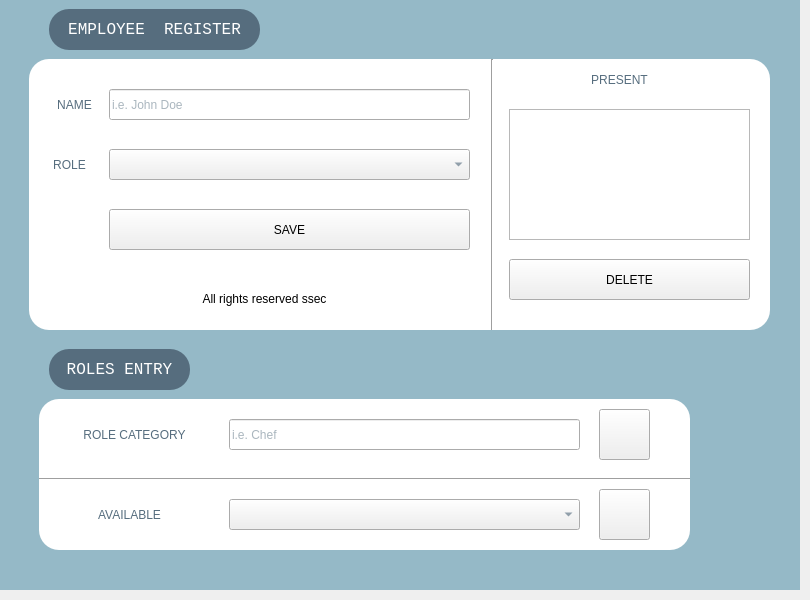
    <widget class="QWidget" name="tab_2">
     <attribute name="title">
      <string>Register</string>
     </attribute>
     <widget class="QWidget" name="register_widget" native="true">
      <property name="geometry">
       <rect>
        <x>-1</x>
        <y>-1</y>
        <width>801</width>
        <height>591</height>
       </rect>
      </property>
      <property name="styleSheet">
       <string notr="true">QWidget#register_widget{
	background-color: rgb(149, 185, 199);
}</string>
      </property>
      <widget class="QWidget" name="register_panel" native="true">
       <property name="geometry">
        <rect>
         <x>30</x>
         <y>60</y>
         <width>741</width>
         <height>271</height>
        </rect>
       </property>
       <property name="styleSheet">
        <string notr="true">QWidget#register_panel{
background-color: rgb(255, 255, 255);
border-radius:20px;
}</string>
       </property>
       <widget class="QLineEdit" name="employee_name_input">
        <property name="geometry">
         <rect>
          <x>80</x>
          <y>30</y>
          <width>361</width>
          <height>31</height>
         </rect>
        </property>
        <property name="toolTip">
         <string>&lt;html&gt;&lt;head/&gt;&lt;body&gt;&lt;p align=&quot;center&quot;&gt;Names of the employee&lt;/p&gt;&lt;p align=&quot;center&quot;&gt;&lt;span style=&quot; font-weight:600;&quot;&gt;Note:&lt;/span&gt; An employee cant be registered twice&lt;/p&gt;&lt;/body&gt;&lt;/html&gt;</string>
        </property>
        <property name="styleSheet">
         <string notr="true">font: 75 15pt &quot;Courier&quot;;
color:rgb(86, 109, 126);</string>
        </property>
        <property name="placeholderText">
         <string>i.e. John Doe</string>
        </property>
       </widget>
       <widget class="QLabel" name="label_3">
        <property name="geometry">
         <rect>
          <x>10</x>
          <y>30</y>
          <width>71</width>
          <height>31</height>
         </rect>
        </property>
        <property name="styleSheet">
         <string notr="true">font: 75 15pt &quot;Courier&quot;;
color: rgb(86, 109, 126);</string>
        </property>
        <property name="text">
         <string>NAME</string>
        </property>
        <property name="alignment">
         <set>Qt::AlignCenter</set>
        </property>
       </widget>
       <widget class="QLabel" name="label_4">
        <property name="geometry">
         <rect>
          <x>10</x>
          <y>90</y>
          <width>61</width>
          <height>31</height>
         </rect>
        </property>
        <property name="styleSheet">
         <string notr="true">font: 75 15pt &quot;Courier&quot;;
color: rgb(86, 109, 126);</string>
        </property>
        <property name="text">
         <string>ROLE</string>
        </property>
        <property name="alignment">
         <set>Qt::AlignCenter</set>
        </property>
       </widget>
       <widget class="QPushButton" name="save_employee_button">
        <property name="geometry">
         <rect>
          <x>80</x>
          <y>150</y>
          <width>361</width>
          <height>41</height>
         </rect>
        </property>
        <property name="cursor">
         <cursorShape>PointingHandCursor</cursorShape>
        </property>
        <property name="toolTip">
         <string>&lt;html&gt;&lt;head/&gt;&lt;body&gt;&lt;p align=&quot;center&quot;&gt;Save the employee details&lt;/p&gt;&lt;/body&gt;&lt;/html&gt;</string>
        </property>
        <property name="styleSheet">
         <string notr="true">font:12pt &quot;Courier&quot;;
QPushButton{
background-color: #566D7E;
border-radius:4px;
color: rgb(255, 255, 255);
font:12pt &quot;Courier&quot;;
border:none;
}

QPushButton:hover{
background-color: #123456;
	font:75 15pt &quot;Courier&quot;;

}</string>
        </property>
        <property name="text">
         <string>SAVE</string>
        </property>
        <property name="icon">
         <iconset>
          <normaloff>../assets/users_32.png</normaloff>../assets/users_32.png</iconset>
        </property>
        <property name="iconSize">
         <size>
          <width>32</width>
          <height>32</height>
         </size>
        </property>
       </widget>
       <widget class="QComboBox" name="employee_role_input">
        <property name="geometry">
         <rect>
          <x>80</x>
          <y>90</y>
          <width>361</width>
          <height>31</height>
         </rect>
        </property>
        <property name="toolTip">
         <string>&lt;html&gt;&lt;head/&gt;&lt;body&gt;&lt;p align=&quot;center&quot;&gt;&lt;span style=&quot; font-size:12pt;&quot;&gt;Select a role that employee holds&lt;/span&gt;&lt;/p&gt;&lt;/body&gt;&lt;/html&gt;</string>
        </property>
        <property name="styleSheet">
         <string notr="true">font: 75 15pt &quot;Courier&quot;;
color:rgb(86, 109, 126);</string>
        </property>
       </widget>
       <widget class="QLabel" name="label_6">
        <property name="geometry">
         <rect>
          <x>510</x>
          <y>10</y>
          <width>161</width>
          <height>21</height>
         </rect>
        </property>
        <property name="styleSheet">
         <string notr="true">font: 75 15pt &quot;Courier&quot;;
color: rgb(86, 109, 126);</string>
        </property>
        <property name="text">
         <string>PRESENT</string>
        </property>
        <property name="alignment">
         <set>Qt::AlignCenter</set>
        </property>
       </widget>
       <widget class="QPushButton" name="delete_employee_trigger">
        <property name="geometry">
         <rect>
          <x>480</x>
          <y>200</y>
          <width>241</width>
          <height>41</height>
         </rect>
        </property>
        <property name="cursor">
         <cursorShape>PointingHandCursor</cursorShape>
        </property>
        <property name="toolTip">
         <string>&lt;html&gt;&lt;head/&gt;&lt;body&gt;&lt;p align=&quot;center&quot;&gt;Delete selected employee&lt;/p&gt;&lt;/body&gt;&lt;/html&gt;</string>
        </property>
        <property name="styleSheet">
         <string notr="true">font:12pt &quot;Courier&quot;;
QPushButton{
background-color: #566D7E;
border-radius:4px;
color: rgb(255, 255, 255);
font:12pt &quot;Courier&quot;;
border:none;
}

QPushButton:hover{
background-color: #123456;
	font:75 15pt &quot;Courier&quot;;

}</string>
        </property>
        <property name="text">
         <string>DELETE</string>
        </property>
        <property name="icon">
         <iconset>
          <normaloff>../assets/wipe_32.png</normaloff>../assets/wipe_32.png</iconset>
        </property>
        <property name="iconSize">
         <size>
          <width>32</width>
          <height>32</height>
         </size>
        </property>
       </widget>
       <widget class="Line" name="line_2">
        <property name="geometry">
         <rect>
          <x>453</x>
          <y>0</y>
          <width>20</width>
          <height>271</height>
         </rect>
        </property>
        <property name="orientation">
         <enum>Qt::Vertical</enum>
        </property>
       </widget>
       <widget class="QListWidget" name="employees_list_register">
        <property name="geometry">
         <rect>
          <x>480</x>
          <y>50</y>
          <width>241</width>
          <height>131</height>
         </rect>
        </property>
        <property name="toolTip">
         <string>&lt;html&gt;&lt;head/&gt;&lt;body&gt;&lt;p align=&quot;center&quot;&gt;Select an employee to delete&lt;/p&gt;&lt;/body&gt;&lt;/html&gt;</string>
        </property>
        <property name="styleSheet">
         <string notr="true">font: 12pt &quot;Courier&quot;;
color: rgb(86, 109, 126);</string>
        </property>
       </widget>
       <widget class="QLabel" name="register_error_label">
        <property name="geometry">
         <rect>
          <x>30</x>
          <y>230</y>
          <width>411</width>
          <height>20</height>
         </rect>
        </property>
        <property name="styleSheet">
         <string notr="true">font: 12pt &quot;Courier&quot;;</string>
        </property>
        <property name="text">
         <string>All rights reserved ssec</string>
        </property>
        <property name="alignment">
         <set>Qt::AlignCenter</set>
        </property>
       </widget>
      </widget>
      <widget class="QLabel" name="label_2">
       <property name="geometry">
        <rect>
         <x>50</x>
         <y>10</y>
         <width>211</width>
         <height>41</height>
        </rect>
       </property>
       <property name="font">
        <font>
         <family>Courier New</family>
         <pointsize>12</pointsize>
        </font>
       </property>
       <property name="styleSheet">
        <string notr="true">background-color: rgb(86, 109, 126);
color: rgb(255, 255, 255);
border-radius:20px;</string>
       </property>
       <property name="text">
        <string>EMPLOYEE  REGISTER</string>
       </property>
       <property name="alignment">
        <set>Qt::AlignCenter</set>
       </property>
      </widget>
      <widget class="QLabel" name="label_5">
       <property name="geometry">
        <rect>
         <x>50</x>
         <y>350</y>
         <width>141</width>
         <height>41</height>
        </rect>
       </property>
       <property name="font">
        <font>
         <family>Courier New</family>
         <pointsize>12</pointsize>
        </font>
       </property>
       <property name="styleSheet">
        <string notr="true">background-color: rgb(86, 109, 126);
color: rgb(255, 255, 255);
border-radius:20px;</string>
       </property>
       <property name="text">
        <string>ROLES ENTRY</string>
       </property>
       <property name="alignment">
        <set>Qt::AlignCenter</set>
       </property>
      </widget>
      <widget class="QWidget" name="roles_panel" native="true">
       <property name="geometry">
        <rect>
         <x>40</x>
         <y>400</y>
         <width>651</width>
         <height>151</height>
        </rect>
       </property>
       <property name="styleSheet">
        <string notr="true">QWidget#roles_panel{
background-color: rgb(255, 255, 255);
border-radius:20px;
}</string>
       </property>
       <widget class="QLineEdit" name="role_register_input">
        <property name="geometry">
         <rect>
          <x>190</x>
          <y>20</y>
          <width>351</width>
          <height>31</height>
         </rect>
        </property>
        <property name="toolTip">
         <string>&lt;html&gt;&lt;head/&gt;&lt;body&gt;&lt;p align=&quot;center&quot;&gt;Create a new category&lt;/p&gt;&lt;p align=&quot;center&quot;&gt;&lt;span style=&quot; font-weight:600;&quot;&gt;Note:&lt;/span&gt; A category cant be registered twice&lt;/p&gt;&lt;/body&gt;&lt;/html&gt;</string>
        </property>
        <property name="styleSheet">
         <string notr="true">font: 75 15pt &quot;Courier&quot;;
color:rgb(86, 109, 126);</string>
        </property>
        <property name="placeholderText">
         <string>i.e. Chef</string>
        </property>
       </widget>
       <widget class="QLabel" name="label_7">
        <property name="geometry">
         <rect>
          <x>10</x>
          <y>20</y>
          <width>171</width>
          <height>31</height>
         </rect>
        </property>
        <property name="styleSheet">
         <string notr="true">font: 75 15pt &quot;Courier&quot;;
color: rgb(86, 109, 126);</string>
        </property>
        <property name="text">
         <string>ROLE CATEGORY</string>
        </property>
        <property name="alignment">
         <set>Qt::AlignCenter</set>
        </property>
       </widget>
       <widget class="QPushButton" name="save_new_role">
        <property name="geometry">
         <rect>
          <x>560</x>
          <y>10</y>
          <width>51</width>
          <height>51</height>
         </rect>
        </property>
        <property name="cursor">
         <cursorShape>PointingHandCursor</cursorShape>
        </property>
        <property name="toolTip">
         <string>&lt;html&gt;&lt;head/&gt;&lt;body&gt;&lt;p align=&quot;center&quot;&gt;Save New Category&lt;/p&gt;&lt;/body&gt;&lt;/html&gt;</string>
        </property>
        <property name="styleSheet">
         <string notr="true">font:12pt &quot;Courier&quot;;
QPushButton{
background-color: #566D7E;
border-radius:25px;
color: rgb(255, 255, 255);
font:12pt &quot;Courier&quot;;
border:none;
}

QPushButton:hover{
background-color: #123456;
	font:75 15pt &quot;Courier&quot;;

}</string>
        </property>
        <property name="text">
         <string/>
        </property>
        <property name="icon">
         <iconset>
          <normaloff>../assets/save_32.png</normaloff>../assets/save_32.png</iconset>
        </property>
        <property name="iconSize">
         <size>
          <width>32</width>
          <height>32</height>
         </size>
        </property>
       </widget>
       <widget class="QLabel" name="label_9">
        <property name="geometry">
         <rect>
          <x>10</x>
          <y>100</y>
          <width>161</width>
          <height>31</height>
         </rect>
        </property>
        <property name="styleSheet">
         <string notr="true">font: 75 15pt &quot;Courier&quot;;
color: rgb(86, 109, 126);</string>
        </property>
        <property name="text">
         <string>AVAILABLE</string>
        </property>
        <property name="alignment">
         <set>Qt::AlignCenter</set>
        </property>
       </widget>
       <widget class="QComboBox" name="available_roles_list">
        <property name="geometry">
         <rect>
          <x>190</x>
          <y>100</y>
          <width>351</width>
          <height>31</height>
         </rect>
        </property>
        <property name="toolTip">
         <string>&lt;html&gt;&lt;head/&gt;&lt;body&gt;&lt;p align=&quot;center&quot;&gt;&lt;span style=&quot; font-size:12pt;&quot;&gt;Select a category to delete&lt;/span&gt;&lt;/p&gt;&lt;/body&gt;&lt;/html&gt;</string>
        </property>
        <property name="styleSheet">
         <string notr="true">font: 75 15pt &quot;Courier&quot;;
color:rgb(86, 109, 126);</string>
        </property>
       </widget>
       <widget class="QPushButton" name="delete_present_role">
        <property name="geometry">
         <rect>
          <x>560</x>
          <y>90</y>
          <width>51</width>
          <height>51</height>
         </rect>
        </property>
        <property name="cursor">
         <cursorShape>PointingHandCursor</cursorShape>
        </property>
        <property name="toolTip">
         <string>&lt;html&gt;&lt;head/&gt;&lt;body&gt;&lt;p align=&quot;center&quot;&gt;Delete selected role&lt;/p&gt;&lt;p align=&quot;center&quot;&gt;&lt;span style=&quot; font-weight:600;&quot;&gt;Note:&lt;/span&gt; Employees with that role wont be deleted&lt;/p&gt;&lt;/body&gt;&lt;/html&gt;</string>
        </property>
        <property name="styleSheet">
         <string notr="true">font:12pt &quot;Courier&quot;;
QPushButton{
background-color: #566D7E;
border-radius:25px;
color: rgb(255, 255, 255);
font:12pt &quot;Courier&quot;;
border:none;
}

QPushButton:hover{
background-color: #123456;
	font:75 15pt &quot;Courier&quot;;

}</string>
        </property>
        <property name="text">
         <string/>
        </property>
        <property name="icon">
         <iconset>
          <normaloff>../assets/wipe_32.png</normaloff>../assets/wipe_32.png</iconset>
        </property>
        <property name="iconSize">
         <size>
          <width>32</width>
          <height>32</height>
         </size>
        </property>
       </widget>
       <widget class="Line" name="line_8">
        <property name="geometry">
         <rect>
          <x>0</x>
          <y>70</y>
          <width>651</width>
          <height>20</height>
         </rect>
        </property>
        <property name="orientation">
         <enum>Qt::Horizontal</enum>
        </property>
       </widget>
       <zorder>role_register_input</zorder>
       <zorder>label_7</zorder>
       <zorder>label_9</zorder>
       <zorder>available_roles_list</zorder>
       <zorder>delete_present_role</zorder>
       <zorder>save_new_role</zorder>
       <zorder>line_8</zorder>
      </widget>
     </widget>
    </widget>
